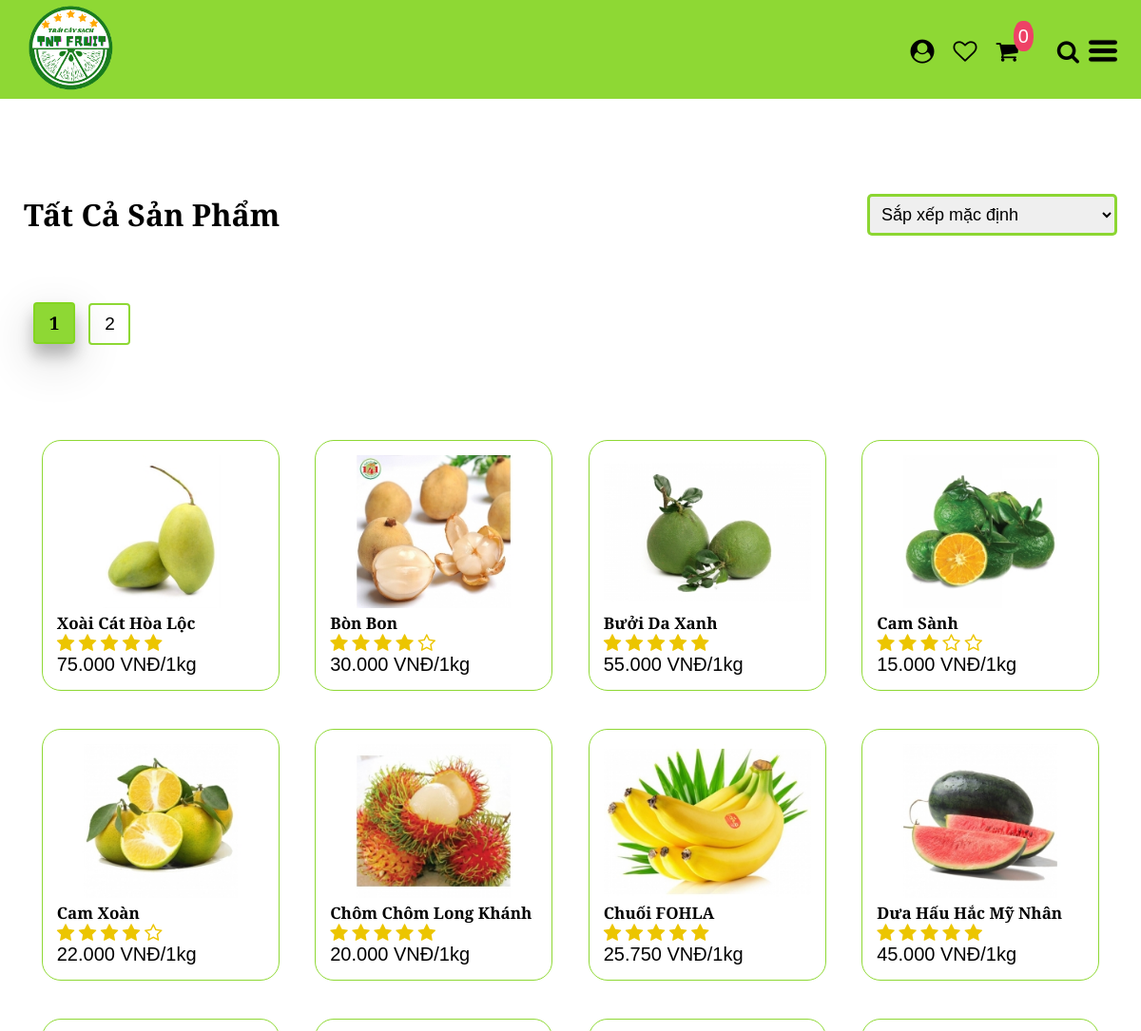
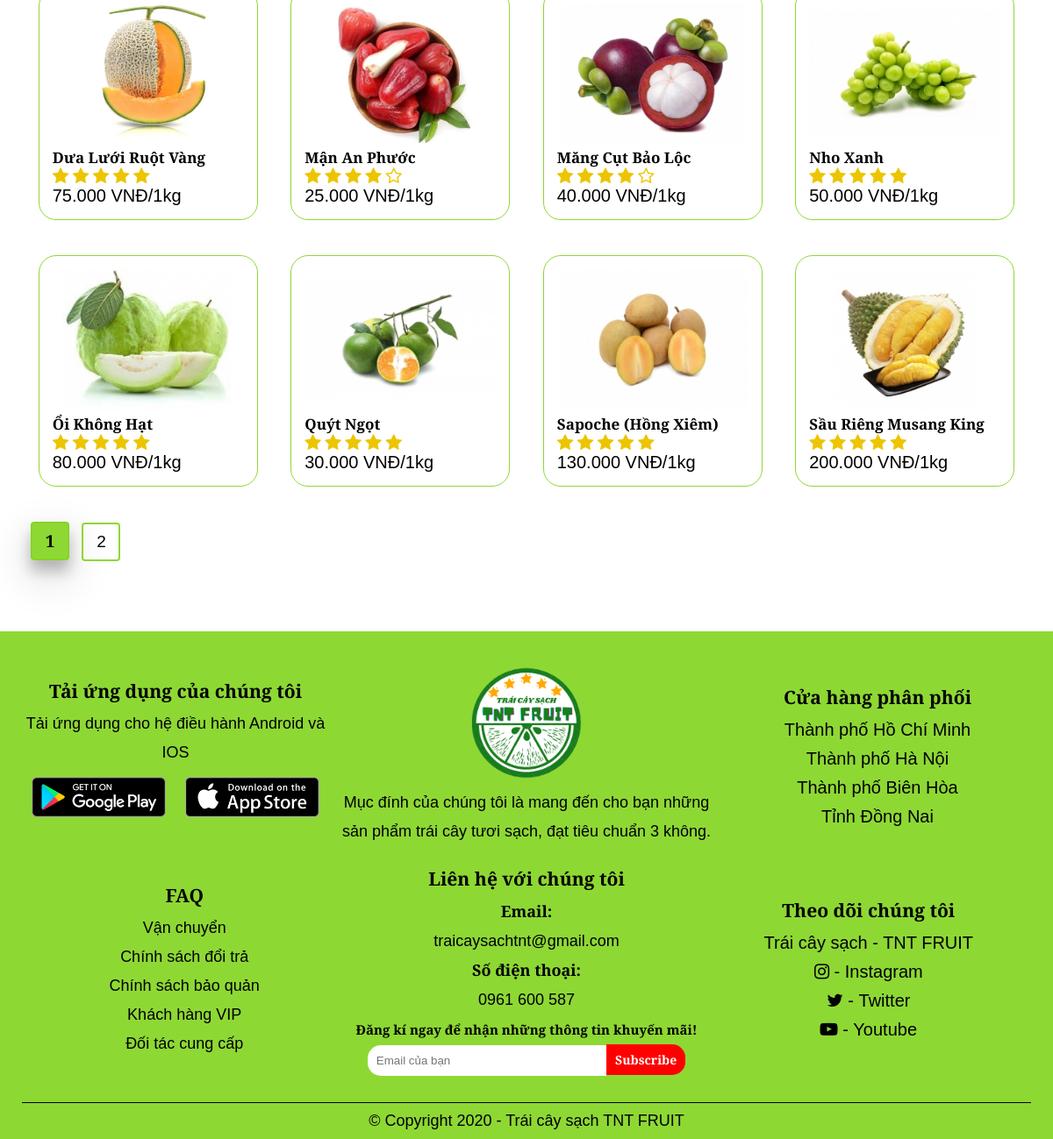
Screenshot of /CLIENT/HTML/All_Product.php with the database file from the repository (2 pictures, top to bottom).
### tables this page shows
CREATE TABLE `products` (
  `Pro_ID` int(11) NOT NULL,
  `Pro_Img` varchar(1000) NOT NULL,
  `Pro_Type` varchar(1000) NOT NULL,
  `Pro_Name` varchar(1000) NOT NULL,
  `Pro_Nation` varchar(100) NOT NULL,
  `Pro_Price` bigint(20) NOT NULL,
  `Pro_Rate` int(5) NOT NULL,
  `Pro_Info` varchar(2000) NOT NULL,
  `Pro_View` bigint(20) NOT NULL DEFAULT 0
);

### CLIENT/HTML/All_Product.php (the view, shortened to what this page needs)
<?php
    include 'Functions.php';
    $sort_condition = "";
    $param = "";
    $item_per_page = 16;
    $current_page = !empty($_GET['page']) ? $_GET['page'] : 1;
    $offset = ($current_page - 1) * $item_per_page;
    $QR = "SELECT * FROM `products` " . $sort_condition . " LIMIT " . $item_per_page . " OFFSET " . $offset;
    $Products = $con->query($QR);
    $total_records = mysqli_query($con, "SELECT * FROM `products`");
    $totals = mysqli_num_rows($total_records);
    $total_page = ceil($totals / $item_per_page);
?>
<!DOCTYPE html>
<html>
<head>
    <link rel="stylesheet" type="text/css" href="../CSS/style.css">
    <link rel="stylesheet" type="text/css" href="https://stackpath.bootstrapcdn.com/font-awesome/4.7.0/css/font-awesome.min.css">
</head>
<body>
    <div class="backgroundcolor">
        <?php include 'Header.php'; ?>
        <div class="small-container">
            <div class="row row-2">
                <h1>Tất Cả Sản Phẩm</h1>
                <select id="sortbox" onchange="this.options[this.selectedIndex].value && (window.location = this.options[this.selectedIndex].value);">
                    <option value="?field=Pro_ID&sort=ASC" selected><p>Sắp xếp mặc định</p></option>
                </select>
            </div>
            <div class="page-btn">
                <?php
                    for($num = 1; $num <= $total_page; $num++)
                    {
                        if($num != $current_page)
                        {
                            if($num > $current_page - 3 && $num < $current_page + 3)
                            {
                ?>
                                <a href="?<?= $param ?>per_page=<?= $item_per_page ?>&page=<?= $num ?>"><span><?= $num ?></span></a>
                <?php
                            }
                        }
                        else
                        {
                ?>
                            <a href="?<?= $param ?>per_page=<?= $item_per_page ?>&page=<?= $num ?>"><span class="select"><?= $num ?></span></a>
                <?php
                        }
                    }
                ?>
            </div>
            <div class="row" id="product-load">
                <?php
                    while ($row = $Products->fetch_array())
                    {
                ?>
                    <div class="col-4 add-border">
                        <a href="Product_Detail.php?id=<?= $row['Pro_ID'] ?>">
                            <img src="<?= $row['Pro_Img'] ?>">
                            <h3><?= $row['Pro_Name'] ?></h3>
                            <div class="rating">
                                <?php
                                    Rating_Stars($row['Pro_Rate']);
                                ?>
                            </div>
                            <p><?= number_format($row['Pro_Price'], 0, ",", ".") ?> VNĐ/1kg</p>
                        </a>
                    </div>
                <?php
                    }
                ?>
            </div>
            <div class="page-btn">
                <?php
                    for($num = 1; $num <= $total_page; $num++)
                    {
                        if($num != $current_page)
                        {
                            if($num > $current_page - 3 && $num < $current_page + 3)
                            {
                ?>
                                <a href="?<?= $param ?>per_page=<?= $item_per_page ?>&page=<?= $num ?>"><span><?= $num ?></span></a>
                <?php
                            }
                        }
                        else
                        {
                ?>
                    <a href="?<?= $param ?>per_page=<?= $item_per_page ?>&page=<?= $num ?>"><span class="select"><?= $num ?></span></a>
                <?php
                        }
                    }
                ?>
            </div>
        </div>
        <?php include 'Footer.php'; ?>
    </div>
</body>
</html>

### CLIENT/HTML/Header.php (shortened to what this page needs)
<div class="header">
    <nav>
        <div class="container">
            <div class="logo">
                <a href="Home.php"><img src="../Image/Logo/TNT_4.png"></a>
            </div>
            <div class="options">
            </div>
            <div class="icon">
                <?php
                    if(isset($_SESSION['login']))
                    {
                ?>
                        <div class="tooltip">
                            <a rel="external" href="Profile.php"><i class="fa fa-user-circle"></i></a>
                            <span class="tooltiptext">Đã đăng nhập</span>
                        </div>
                <?php
                    }
                    else
                    {
                ?>
                        <div class="tooltip">
                            <a rel="external" href="Login.php"><i class="fa fa-user-circle"></i></a>
                        </div>
                <?php
                    }
                ?>
                <div class="tooltip">
                    <a rel="external" href="#"><i class="fa fa-heart-o"></i></a>
                </div>
                <?php
                    $number_cart = 0;
                ?>
                <div class="tooltip">
                    <a rel="external" href="Cart.php"><i class="fa fa-shopping-cart"></i><span><small class="numbercart" id="numbercart"><?= $number_cart ?></small></span></a>
                </div>
                <div class="tooltip">
                    <a rel="external" onclick="Slide()"><i class="fa fa-search"></i></a>
                </div>
                <img src="../Image/Icons/menu.png" class="menu-icon" onclick="menutoggle()">
            </div>
        </div>
    </nav>
</div>

### CLIENT/HTML/Functions.php (shortened to what this page needs)
<?php
    function Rating_Stars($rate)
    {
        switch($rate)
        {
            case 3:
                echo
                    '
                        <i class="fa fa-star"></i>
                        <i class="fa fa-star"></i>
                        <i class="fa fa-star"></i>
                        <i class="fa fa-star-o"></i>
                        <i class="fa fa-star-o"></i>
                    ';
                break;
            case 4:
                echo
                    '
                        <i class="fa fa-star"></i>
                        <i class="fa fa-star"></i>
                        <i class="fa fa-star"></i>
                        <i class="fa fa-star"></i>
                        <i class="fa fa-star-o"></i>
                    ';
                break;
            case 5:
                echo
                    '
                        <i class="fa fa-star"></i>
                        <i class="fa fa-star"></i>
                        <i class="fa fa-star"></i>
                        <i class="fa fa-star"></i>
                        <i class="fa fa-star"></i>
                    ';
                break;
        }
    }
?>

### CLIENT/HTML/Footer.php (shortened to what this page needs)
<div id="footer" class="footer">
    <div class="small-container">
        <div class="row">
            <div class="footer-col-1">
                <h3>Tải ứng dụng của chúng tôi</h3>
                <p>Tải ứng dụng cho hệ điều hành Android và IOS</p>
                <div class="app-logo">
                    <a href="https://play.google.com/store/apps" target="_blank"><img src="../Image/Logo/CHPlay.png"></a>
                    <a href="https://www.apple.com/ios/app-store/" target="_blank"><img src="../Image/Logo/AppStore.png"></a>
                </div>
            </div>
            <div class="footer-col-2">
                <a href="Home.php"><img src="../Image/Logo/TNT_4.png"></a>
                <p>
                    Mục đính của chúng tôi là mang đến cho bạn những sản phẩm trái cây tươi sạch, đạt tiêu chuẩn 3 không.
                </p>
            </div>
            <div class="footer-col-3">
                <h3>Cửa hàng phân phối</h3>
                <ul>
                    <li>Thành phố Hồ Chí Minh</li>
                    <li>Thành phố Hà Nội</li>
                    <li>Thành phố Biên Hòa</li>
                    <li>Tỉnh Đồng Nai</li>
                </ul>
            </div>
            <div class="footer-col-6">
                <h3>FAQ</h3>
                <p>
                    Vận chuyển<br>
                    Chính sách đổi trả<br>
                    Chính sách bảo quản<br>
                    Khách hàng VIP<br>
                    Đối tác cung cấp<br>
                </p>
            </div>
            <div class="footer-col-5">
                <h3>Liên hệ với chúng tôi</h3>
                <p>
                    <strong>Email:</strong><br>
                    <a>traicaysachtnt@gmail.com</a>
                    <br>
                    <strong>Số điện thoại:</strong>
                    <br>
                    0961 600 587
                </p>
                <strong>
                    <small>
                        Đăng kí ngay để nhận những thông tin khuyến mãi!
                    </small>
                </strong>
                <form>
                    <input type="email" placeholder="Email của bạn">
                    <button type="submit"><strong>Subscribe</strong></button>
                </form>
            </div>
            <div class="footer-col-4">
                <h3>Theo dõi chúng tôi</h3>
                <ul>
                    <li>
                        <div class="fb-page" data-href="https://www.facebook.com/TNTFRUIT" data-tabs="" data-width="" data-height="" data-small-header="false" data-adapt-container-width="true" data-hide-cover="false" data-show-facepile="true"><blockquote cite="https://www.facebook.com/TNTFRUIT" class="fb-xfbml-parse-ignore"><a href="https://www.facebook.com/TNTFRUIT">Trái cây sạch - TNT FRUIT</a></blockquote></div>
                    </li>
                    <li><a href="https://www.instagram.com/thang_uit/" target="_blank"><i class="fa fa-instagram"><span> - Instagram</span></i></a></li>
                    <li><a href="https://twitter.com/ChuNamThng1" target="_blank"><i class="fa fa-twitter"><span> - Twitter</span></i></a></li>
                    <li><a href="https://www.youtube.com/channel/UCqRIlPMyax3ReAyzMr4GXlg/featured?view_as=subscriber" target="_blank"><i class="fa fa-youtube-play"><span> - Youtube</span></i></a></li>
                </ul>
            </div>
        </div>
        <hr>
        <p class="copyright">&copy Copyright 2020 - Trái cây sạch TNT FRUIT</p>
    </div>
</div>

### CLIENT/CSS/style.css (style rules this page uses)
:root { --Background_color: rgba(130, 212, 30, 0.9); --Mau_nen_cho_btnExplore: #ffffff; --Star_rating: #ecc500; }
* { margin: 0px; padding: 0px; box-sizing: border-box; font-family: 'Merriweather Sans', sans-serif; }
html { scroll-behavior: smooth; }
a { text-decoration: none; }
a:link { color: #000000; }
.backgroundcolor { background-color: #ffffff; }
.container { display: flex; max-width: 1300px; margin: auto; padding-left: 25px; padding-right: 25px; }
.header { position: -webkit-sticky; position: sticky; top: 0; z-index: 9999; }
.header nav { position: relative; background-color: var(--Background_color); }
.header nav .logo { padding: 5px; }
.header nav .logo img { width: 28%; }
.header nav .options { text-align: center; padding-top: 45px; flex: 1; }
.header nav .icon { display: inline-block; cursor: pointer; font-size: 25px; padding-top: 40px; }
.header nav .icon i { margin: 0 10px; transition: 0.3s; }
.icon span { font-size: 18px; color: rgb(255, 0, 0); }
.numbercart { position: relative; top: -18px; left: -15px; border-radius: 45%; color: #fff; font-size: 20px; background-color: #ee4266; padding: 5px; }
.small-container { max-width: 1284px; margin: auto; padding-left: 25px; padding-right: 25px; }
.row { display: flex; align-items: center; flex-wrap: wrap; justify-content: space-around; }
.col-4 { cursor: pointer; padding: 15px; flex-basis: 21%; margin: 20px 18px; min-width: 250px; border-radius: 20px; transition-duration: 0.5s; }
.add-border { border: 1px solid var(--Background_color); }
.col-4 h3 { font-size: 17px; }
.col-4 img { width: 100%; height: 100%; }
.col-4 p { font-size: 20px; }
.rating .fa { font-size: 20px; color: var(--Star_rating); }
.fa.fa-star { color: var(--Star_rating); }
.fa.fa-star-o { color: var(--Star_rating); }
.footer { position: relative; width: 100%; background-color: var(--Background_color); font-size: 18px; padding: 40px 0 10px; left: 0; bottom: 0; }
.footer h3 { margin-bottom: 5px; }
.footer-col-1, .footer-col-2, .footer-col-3, .footer-col-4, .footer-col-5, .footer-col-6 { align-items: center; text-align: center; min-width: 350px; margin-bottom: 20px; line-height: 33px; }
.footer-col-1 { flex-basis: 20%; }
.footer-col-2 { flex: 1; }
.footer-col-2 img { width: 28%; }
.footer-col-3, .footer-col-4 { flex-basis: 12%; }
.footer-col-3 ul, .footer-col-4 ul { list-style-type: none; }
.footer-col-3 li { font-size: 20px; }
.footer-col-4 li { font-size: 20px; }
.footer-col-1 .app-logo { display: flex; justify-content: space-around; align-items: center; }
.footer-col-1 .app-logo img { width: 100%; }
.footer-col-5 input { box-sizing: border-box; border: none; display: inline-block; width: 70%; height: 35px; margin-right: -5px; padding: 0 10px; border-radius: 15px 0 0 15px; outline: none; }
.footer-col-5 button { border: none; cursor: pointer; background-color: rgb(255, 0, 0); color: #ffffff; text-align: center; height: 35px; font-size: 14px; border-radius: 0 15px 15px 0; padding: 0 10px; outline: none; transition-duration: 0.5s; }
.footer hr { border: none; background-color: #000000; height: 1px; margin: 10px 0; }
.copyright { text-align: center; }
.menu-icon { width: 30px; height: 25px; margin-top: 5px; display: none; }
.row-2 { justify-content: space-between; margin: 100px auto 50px; }
.row-2 select { font-size: 18px; border: 3px solid var(--Background_color); border-radius: 5px; padding: 8px; cursor: pointer; }
.page-btn { margin: 0 auto 80px; }
.page-btn span { display: inline-block; border: 2px solid var(--Background_color); font-size: 19px; margin-top: 20px; margin-left: 10px; width: 44px; height: 44px; text-align: center; align-items: center; line-height: 40px; cursor: pointer; border-radius: 4px; }
.page-btn .select { background-color: var(--Background_color); font-weight: bolder; box-shadow: 0 12px 16px 0 rgba(0,0,0,0.24), 0 17px 50px 0 rgba(0,0,0,0.19); }
.menu-icon { width: 30px; height: 25px; margin-top: 1px; margin-left: 25px; display: none; }
.tooltip { position: relative; display: inline-block; }
@media only screen and (max-width: 1200px) { .header nav .icon { display: flex; font-size: 25px; padding-top: 40px; } }
@media only screen and (max-width: 1200px) { .menu-icon { display: block; margin-left: auto; cursor: pointer; } }

### rows the page displays
products: Pro_Img (picture), Pro_Name "Xoài Cát Hòa Lộc", Pro_Rate 5 (drawn), Pro_Price "75.000"
products: Pro_Img (picture), Pro_Name "Bòn Bon", Pro_Rate 4 (drawn), Pro_Price "30.000"
products: Pro_Img (picture), Pro_Name "Bưởi Da Xanh", Pro_Rate 5 (drawn), Pro_Price "55.000"
products: Pro_Img (picture), Pro_Name "Cam Sành", Pro_Rate 3 (drawn), Pro_Price "15.000"
products: Pro_Img (picture), Pro_Name "Cam Xoàn", Pro_Rate 4 (drawn), Pro_Price "22.000"
products: Pro_Img (picture), Pro_Name "Chôm Chôm Long Khánh", Pro_Rate 5 (drawn), Pro_Price "20.000"
products: Pro_Img (picture), Pro_Name "Chuối FOHLA", Pro_Rate 5 (drawn), Pro_Price "25.750"
products: Pro_Img (picture), Pro_Name "Dưa Hấu Hắc Mỹ Nhân", Pro_Rate 5 (drawn), Pro_Price "45.000"
products: Pro_Img (picture), Pro_Name "Dưa Lưới Ruột Vàng", Pro_Rate 5 (drawn), Pro_Price "75.000"
products: Pro_Img (picture), Pro_Name "Mận An Phước", Pro_Rate 4 (drawn), Pro_Price "25.000"
products: Pro_Img (picture), Pro_Name "Măng Cụt Bảo Lộc", Pro_Rate 4 (drawn), Pro_Price "40.000"
products: Pro_Img (picture), Pro_Name "Nho Xanh", Pro_Rate 5 (drawn), Pro_Price "50.000"
products: Pro_Img (picture), Pro_Name "Ổi Không Hạt", Pro_Rate 5 (drawn), Pro_Price "80.000"
products: Pro_Img (picture), Pro_Name "Quýt Ngọt", Pro_Rate 5 (drawn), Pro_Price "30.000"
products: Pro_Img (picture), Pro_Name "Sapoche (Hồng Xiêm)", Pro_Rate 5 (drawn), Pro_Price "130.000"
products: Pro_Img (picture), Pro_Name "Sầu Riêng Musang King", Pro_Rate 5 (drawn), Pro_Price "200.000"

### other values shown
$number_cart "0"
